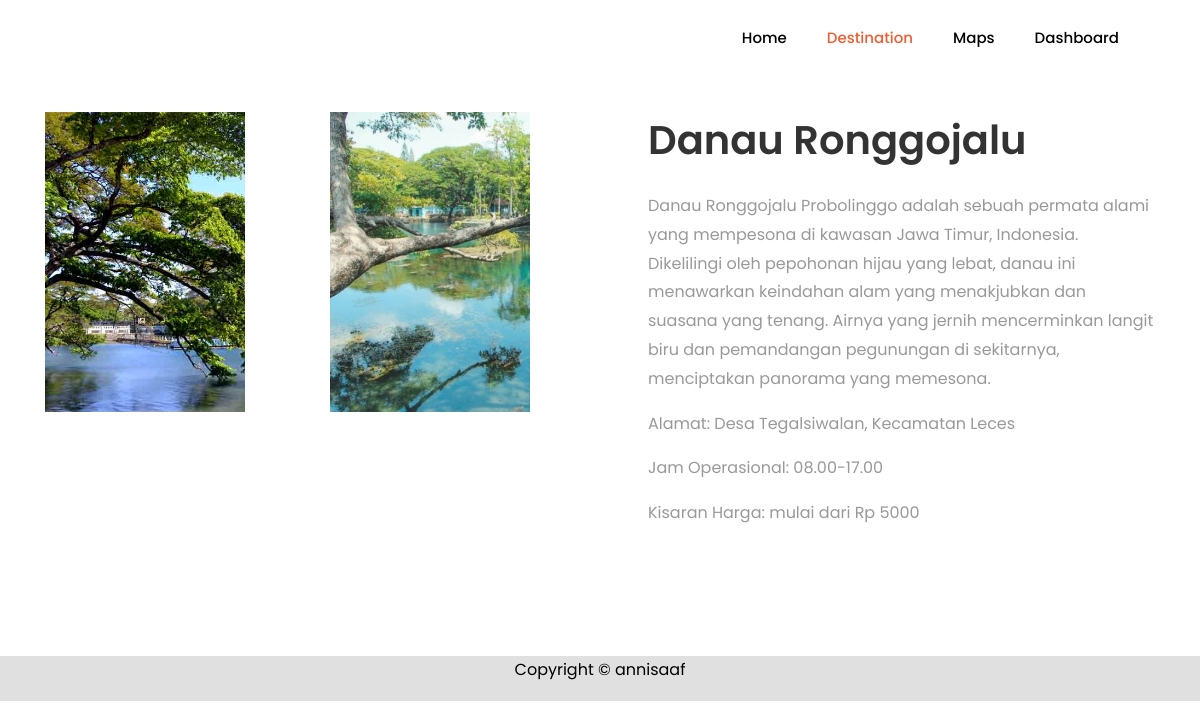
Page /tugas_akhir/konten/LK00004.php on the committed database.
### tables this page shows
CREATE TABLE `tb_konten` (
  `id_konten` varchar(255) NOT NULL,
  `id` varchar(255) NOT NULL,
  `deskripsi` longtext NOT NULL,
  `gambar_1` varchar(255) NOT NULL,
  `gambar_2` varchar(255) NOT NULL,
  `gambar_3` varchar(255) NOT NULL,
  `gambar_4` varchar(255) NOT NULL
);

CREATE TABLE `tb_lokasi` (
  `id` varchar(11) NOT NULL,
  `nama` varchar(255) NOT NULL,
  `gambar` varchar(255) NOT NULL,
  `kategori` varchar(255) NOT NULL,
  `lokasi` varchar(999) NOT NULL,
  `rate` varchar(100) NOT NULL,
  `kisaran_harga` varchar(100) NOT NULL,
  `jam_buka` varchar(255) NOT NULL,
  `latitude` varchar(255) NOT NULL,
  `longitude` varchar(255) NOT NULL,
  `redirect_link` varchar(255) NOT NULL
);

### tugas_akhir/konten/LK00004.php (the view, shortened to what this page needs)
<!DOCTYPE html>
<html lang="en">
<head>
	<link rel="stylesheet" href="https://stackpath.bootstrapcdn.com/font-awesome/4.7.0/css/font-awesome.min.css">
	<link rel="stylesheet" href="../css/animate.css">
	<link rel="stylesheet" href="../css/owl.carousel.min.css">
	<link rel="stylesheet" href="../css/owl.theme.default.min.css">
	<link rel="stylesheet" href="../css/magnific-popup.css">
	<link rel="stylesheet" href="../css/bootstrap-datepicker.css">
	<link rel="stylesheet" href="../css/jquery.timepicker.css">
	<link rel="stylesheet" href="../css/flaticon.css">
	<link rel="stylesheet" href="../css/style.css">
</head>
<body>
	<nav class="navbar navbar-expand-lg navbar-dark ftco_navbar bg-dark ftco-navbar-light" id="ftco-navbar">
		<div class="container">
			<div class="collapse navbar-collapse" id="ftco-nav">
				<ul class="navbar-nav ml-auto">
					<li class="nav-item"><a href="/tugas_akhir/index.php" class="nav-link" style="color:black;">Home</a></li>
					<li class="nav-item active"><a href="/tugas_akhir/destination.php" class="nav-link">Destination</a></li>
					<li class="nav-item"><a href="/tugas_akhir/mappings.php" class="nav-link" style="color:black;">Maps</a></li>
					<li class="nav-item"><a href="/tugas_akhir/dashboard-t/aplikasi/admin/dashboard.php" class="nav-link" style="color:black;">Dashboard</a></li>
				</ul>
			</div>
		</div>
	</nav>
    <?php
	include "../koneksi.php";
		$query =  mysqli_query($koneksi, 'SELECT * FROM tb_konten b INNER JOIN tb_lokasi j ON b.id = j.id WHERE b.id = "LK00004"');
		while ($d = mysqli_fetch_assoc($query)) {
	?>
		<section class="ftco-section services-section">
			<div class="container">
				<div class="row d-flex">
					<div class="col-md-6 order-md-last heading-section pl-md-5 ftco-animate d-flex align-items-center">
						<div class="w-100">
							<h2 class="mb-4"><?php echo $d['nama']?></h2>
							<p><?php echo $d['deskripsi']?></p>
							<p>Alamat: <?php echo $d['lokasi']?></p2>
                            <p>Jam Operasional: <?php echo $d['jam_buka']?></p2>
                            <p>Kisaran Harga: mulai dari Rp <?php echo $d['kisaran_harga']?></p2>
						</div>
					</div>
					<div class="col-md-6">
						<div class="row">
							<div class="col-md-12 col-lg-6">
								<div class="services services-1" style="background-image: url(../konten/images/<?php echo $d['gambar_1']; ?>); width:200px;height:300px;"></div>
							</div>
							<div class="col-md-12 col-lg-6">
								<div class="services services-1" style="background-image: url(../konten/images/<?php echo $d['gambar_2']; ?>); width:200px;height:300px;"></div>
							</div>
							<?php } ?>
						</div>
					</div>
				</div>
			</div>
		</section>
<footer class="" style="background-color: #E0E0E0;">
	<div class="row">
		<div class="col-md-12 text-center" style="color:black">
			<p>Copyright &copy; annisaaf</a></p>
		</div>
	</div>
</footer>
</body>
</html>

### rows in the picture
tb_konten: id.nama "Danau Ronggojalu", deskripsi "Danau Ronggojalu Probolinggo adalah sebuah permata alami yang mempesona di kawasan Jawa Timur, Indonesia. Dikelilingi oleh pepohonan hijau yang lebat, danau ini menawarkan keindahan alam yang menakjubkan dan suasana yang tenang. Airnya yang jernih mencerminkan langit biru dan pemandangan pegunungan di sekitarnya, menciptakan panorama yang memesona.", id.lokasi "Desa Tegalsiwalan, Kecamatan Leces", id.jam_buka "08.00-17.00", id.kisaran_harga "5000", gambar_1 (picture), gambar_2 (picture)
